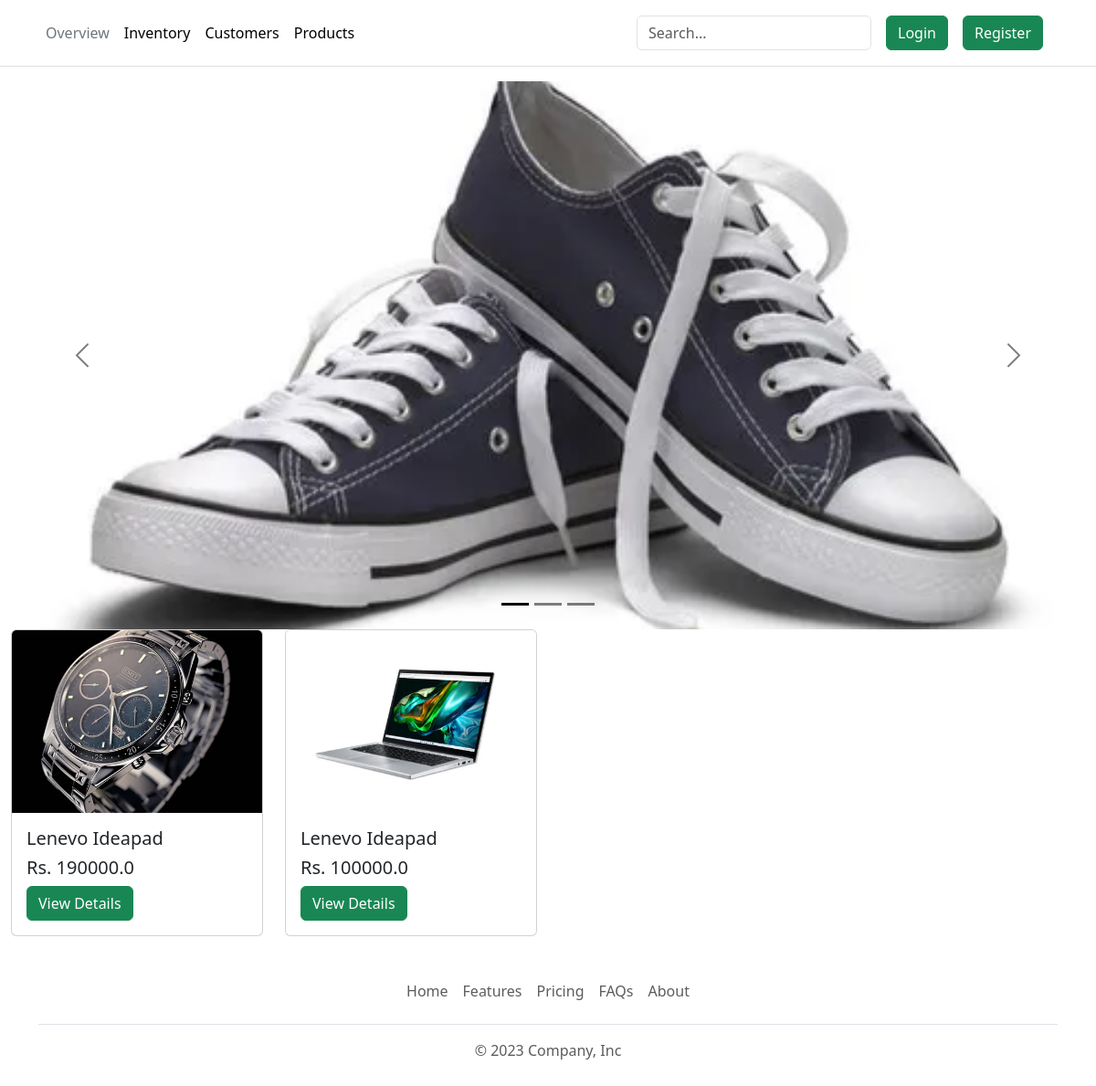
The app's page /, older data.
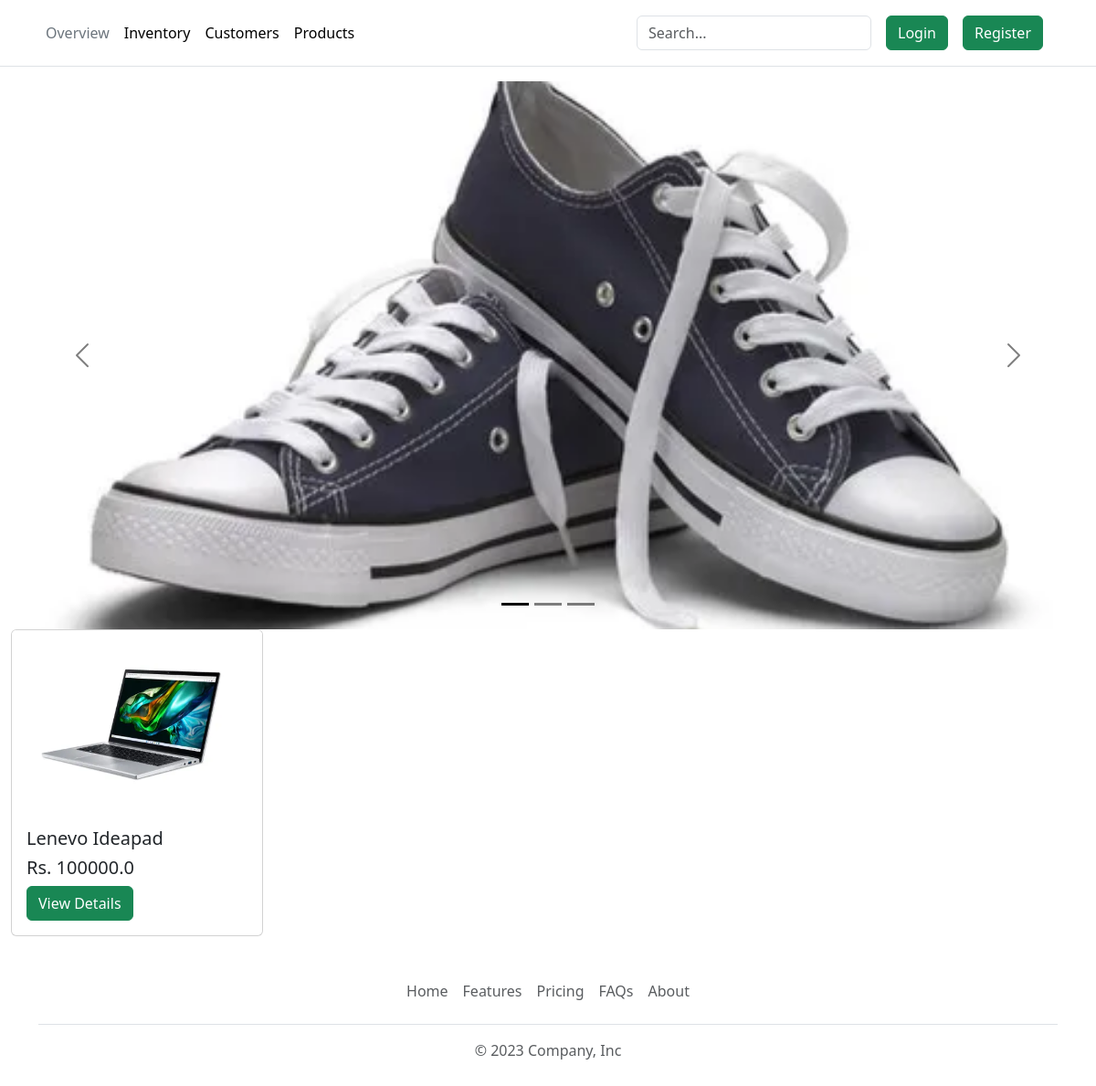
The same page, newer data.
### product/models.py (models this page shows, shortened)
class Product(models.Model):
    product_name = models.CharField(max_length=255, null=True)
    product_price = models.FloatField()
    stock = models.IntegerField()
    product_description = models.TextField()
    product_image = models.FileField(upload_to="static/uploads", null=True)
    created_at = models.DateTimeField(auto_now_add=True, null=True)
    category = models.ForeignKey(Category, on_delete=models.CASCADE, null=True)

### userspage/views.py (the view)
# urls.py: path("", index),
def index(request):
    products = Product.objects.all().order_by("-id")[:8]
    context = {
        "products": products,
    }
    return render(request, "users/index.html", context)

### userspage/templates/users/index.html (shortened to what this page needs)
{% extends 'layouts.html' %}
{% load static %}
{% block main_content %}
{% include 'users/header.html' %}
<div id="carouselExampleDark" class="carousel carousel-dark slide">
    <div class="carousel-indicators">
        <button type="button" data-bs-target="#carouselExampleDark" data-bs-slide-to="0" class="active"
            aria-current="true" aria-label="Slide 1"></button>
        <button type="button" data-bs-target="#carouselExampleDark" data-bs-slide-to="1" aria-label="Slide 2"></button>
        <button type="button" data-bs-target="#carouselExampleDark" data-bs-slide-to="2" aria-label="Slide 3"></button>
    </div>
    <div class="carousel-inner">
        <div class="carousel-item active" data-bs-interval="10000">
            <img src="{% static 'images/p3.webp' %}" class="d-block w-100" alt="...">
        </div>
    </div>
    <button class="carousel-control-prev" type="button" data-bs-target="#carouselExampleDark" data-bs-slide="prev">
        <span class="carousel-control-prev-icon" aria-hidden="true"></span>
    </button>
    <button class="carousel-control-next" type="button" data-bs-target="#carouselExampleDark" data-bs-slide="next">
        <span class="carousel-control-next-icon" aria-hidden="true"></span>
    </button>
</div>
<div class="container-fluid">
    <div class="row row-cols-1 row-cols-md-4 g-4">
        {% for item in products %}
        <div class="col">
            <div class="card h-100">
                <img src="/{{item.product_image}}" class="card-img-top" alt="{{item.product_name}}">
                <div class="card-body">
                    <h5 class="card-title">{{item.product_name}}</h5>
                    <h5>Rs. {{item.product_price}}</h5>
                    <a href="/productdetails/{{item.id}}" class="btn btn-success">View Details</a>
                </div>
            </div>
        </div>
        {% endfor %}
    </div>
</div>
{% include 'users/footer.html' %}
{% endblock %}

Row changes from the older to the newer data that the page shows:
removed Product: product_image (picture), product_name "Lenevo Ideapad", product_price "190000.0"
